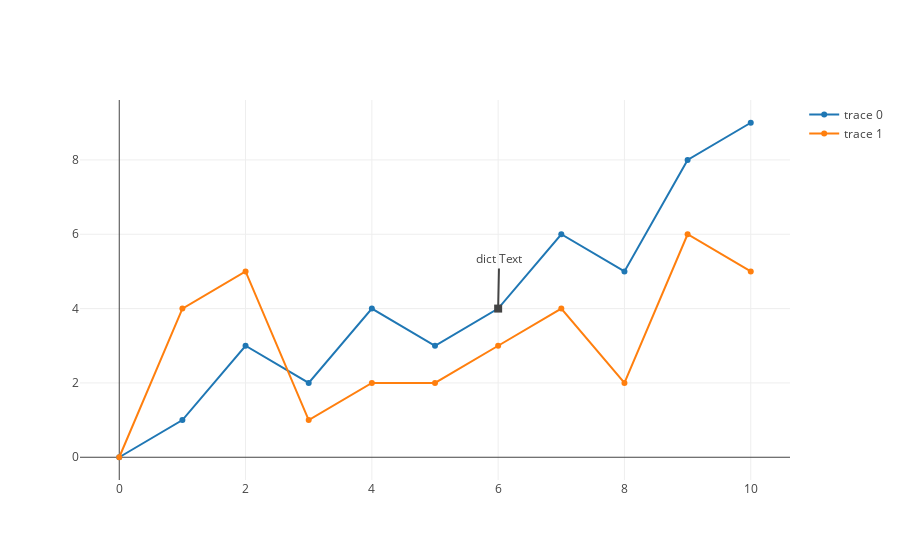

Notebook source saved alongside this figure:
### Markdown cell above
## https://plot.ly/python/text-and-annotations/

### Code cell
# Learn about API authentication here: https://plot.ly/python/getting-started
# Find your api_key here: https://plot.ly/settings/api

import plotly.plotly as py
import plotly.graph_objs as go

trace1 = go.Scatter(
    x=[0, 1, 2, 3, 4, 5, 6, 7, 8, 9, 10],
    y=[0, 1, 3, 2, 4, 3, 4, 6, 5, 8, 9]
)
trace2 = go.Scatter(
    x=[0, 1, 2, 3, 4, 5, 6, 7, 8, 9, 10],
    y=[0, 4, 5, 1, 2, 2, 3, 4, 2, 6, 5]
)
data = [trace1, trace2]
layout = go.Layout(
    showlegend=True,
    annotations=[
        dict(
            x=6,
            y=4,
            xref='x',
            yref='y',
            text='dict Text',
            showarrow=True,
            arrowhead=7,
            ax=1,
            ay=-50
        )
    ]
)
fig = go.Figure(data=data, layout=layout)
iplot(fig)
# needs an account to execute 
#plot_url = py.plot(fig, filename='simple-annotation')

### Figure 1 — Plotly figure (JSON) as saved in the notebook; plotly's stock layout.template omitted (floating-point values rounded to 4 significant figures)
{"data": [{"type": "scatter", "x": [0, 1, 2, 3, 4, 5, 6, 7, 8, 9, 10], "y": [0, 1, 3, 2, 4, 3, 4, 6, 5, 8, 9]}, {"type": "scatter", "x": [0, 1, 2, 3, 4, 5, 6, 7, 8, 9, 10], "y": [0, 4, 5, 1, 2, 2, 3, 4, 2, 6, 5]}], "layout": {"annotations": [{"arrowhead": 7, "ax": 1, "ay": -50, "showarrow": true, "text": "dict Text", "x": 6, "xref": "x", "y": 4, "yref": "y"}], "showlegend": true}}
